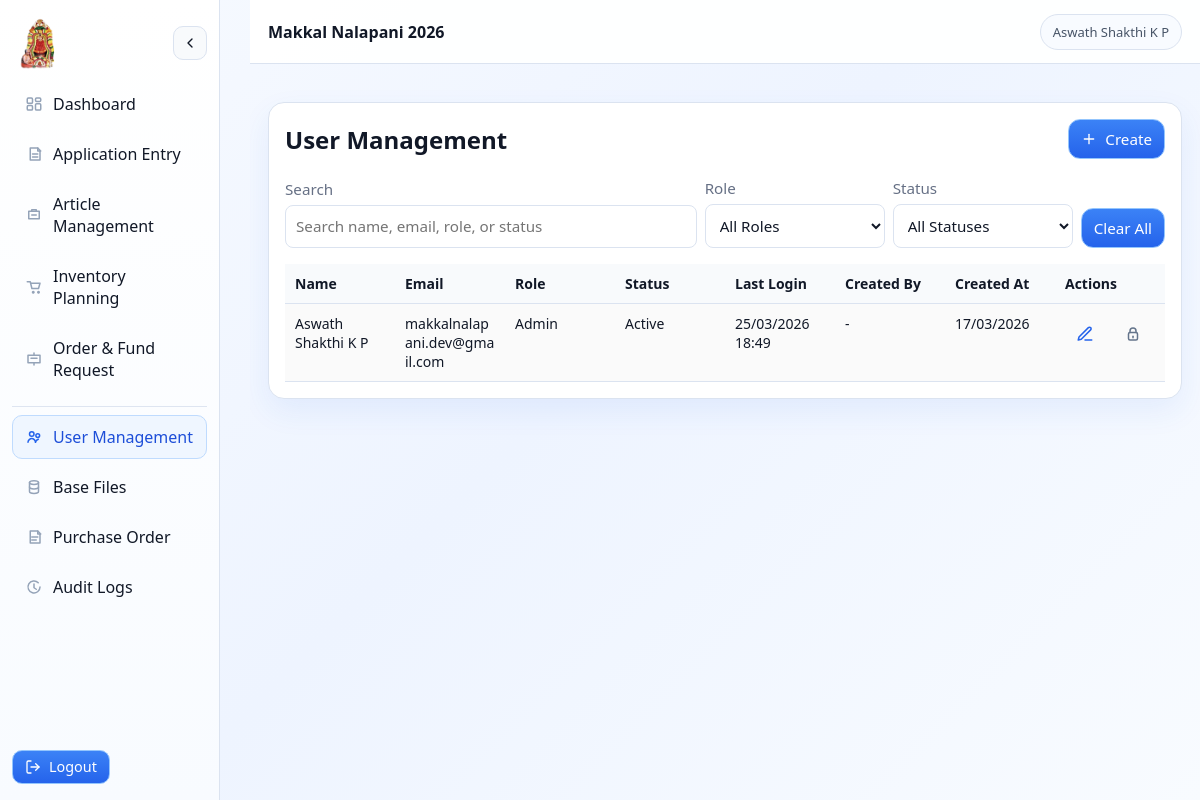
/ui/users/ (signed in), run on the app's committed database.
### core/models.py (models this page shows, shortened)
class AppUser(AbstractUser):
    id = models.UUIDField(primary_key=True, default=uuid4, editable=False)
    username = None
    email = models.EmailField(unique=True)
    role = models.CharField(max_length=12, choices=RoleChoices.choices, default=RoleChoices.VIEWER)
    status = models.CharField(max_length=9, choices=StatusChoices.choices, default=StatusChoices.ACTIVE)
    created_by = models.ForeignKey(
        "self",
        null=True,
        blank=True,
        on_delete=models.SET_NULL,
        related_name="created_app_users",
    )
    created_at = models.DateTimeField(default=timezone.now)
    updated_at = models.DateTimeField(auto_now=True)
    objects = AppUserManager()
    USERNAME_FIELD = "email"
    REQUIRED_FIELDS: list[str] = []
    class Meta:
        db_table = "app_users"
        verbose_name = "App User"
        verbose_name_plural = "App Users"
    @property
    def display_name(self) -> str:
        full = self.get_full_name().strip()
        return full or self.email
    def get_module_permission_map(self):
        cache_name = "_resolved_module_permission_map"
        if hasattr(self, cache_name):
            return getattr(self, cache_name)
        permission_map = build_role_module_permission_map(self.role)
        if hasattr(self, "_prefetched_objects_cache") and "module_permissions" in self._prefetched_objects_cache:
            permission_rows = list(self._prefetched_objects_cache["module_permissions"])
        else:
            permission_rows = list(self.module_permissions.all())
        for permission in permission_rows:
            module_key = permission.module_key
            permission_map[module_key] = {
                f"can_{action}": bool(getattr(permission, f"can_{action}", False))
                for action in ALL_MODULE_PERMISSION_ACTIONS
            }
        setattr(self, cache_name, permission_map)
        return permission_map
    def has_module_permission(self, module_key, action="view"):
        if not getattr(self, "is_authenticated", False):
            return False
        if self.is_superuser:
            return True
        if self.status != StatusChoices.ACTIVE:
            return False
        resolved_key = getattr(module_key, "value", module_key)
        permission_field = action if str(action).startswith("can_") else f"can_{action}"
        return bool(self.get_module_permission_map().get(str(resolved_key), {}).get(permission_field, False))

### core/web_views.py (the view)
# urls.py: path("users/", web_views.UserManagementListView.as_view(), name="user-list"),
class UserManagementListView(LoginRequiredMixin, AdminRequiredMixin, ListView):
    module_key = models.ModuleKeyChoices.USER_MANAGEMENT
    permission_action = "view"
    model = models.AppUser
    template_name = "dashboard/user_management.html"
    context_object_name = "users"
    def get_queryset(self):
        queryset = models.AppUser.objects.select_related("created_by").order_by("first_name", "email")
        if q := (self.request.GET.get("q") or "").strip():
            queryset = queryset.filter(
                Q(first_name__icontains=q)
                | Q(last_name__icontains=q)
                | Q(email__icontains=q)
                | Q(role__icontains=q)
                | Q(status__icontains=q)
            )
        if role := (self.request.GET.get("role") or "").strip():
            queryset = queryset.filter(role=role)
        if status := (self.request.GET.get("status") or "").strip():
            queryset = queryset.filter(status=status)
        return queryset
    def get_context_data(self, **kwargs):
        context = super().get_context_data(**kwargs)
        context["filters"] = {
            "q": (self.request.GET.get("q") or "").strip(),
            "role": (self.request.GET.get("role") or "").strip(),
            "status": (self.request.GET.get("status") or "").strip(),
        }
        context["role_choices"] = models.RoleChoices.choices
        context["status_choices"] = models.StatusChoices.choices
        return context

### templates/dashboard/user_management.html (shortened to what this page needs)
{% extends "base.html" %}
{% block content %}
  <section class="card">
    <div class="toolbar" style="justify-content: space-between;">
      <div><h2 style="margin: 0;">User Management</h2></div>
      <a class="btn" href="{% url 'ui:user-create' %}">Create</a>
    </div>
    <form method="get" id="user-filter-form" class="form-section-card" style="margin: 18px 0 16px;">
      <div class="toolbar" style="align-items:end;">
        <div style="flex:1.3; max-width:520px;">
          <label>Search</label>
          <input class="input" type="text" name="q" value="{{ filters.q }}" placeholder="Search name, email, role, or status">
        </div>
        <div style="width: 180px;">
          <label>Role</label>
          <select class="input" name="role">
            <option value="">All Roles</option>
          </select>
        </div>
        <div style="width: 180px;">
          <label>Status</label>
          <select class="input" name="status">
            <option value="">All Statuses</option>
          </select>
        </div>
        <a class="btn" href="{% url 'ui:user-list' %}">Clear All</a>
      </div>
    </form>
    <div class="table-responsive">
      <table>
        <thead>
          <tr>
            <th>Name</th>
            <th>Email</th>
            <th>Role</th>
            <th>Status</th>
            <th>Last Login</th>
            <th>Created By</th>
            <th>Created At</th>
            <th>Actions</th>
          </tr>
        </thead>
        <tbody>
          {% for user in users %}
            <tr>
              <td>{{ user.display_name }}</td>
              <td>{{ user.email }}</td>
              <td>{{ user.get_role_display }}</td>
              <td><span class="status-text status-{{ user.status }}">{{ user.get_status_display }}</span></td>
              <td>{% if user.last_login %}{{ user.last_login|date:"d/m/Y H:i" }}{% else %}-{% endif %}</td>
              <td>{% if user.created_by %}{{ user.created_by.display_name }}{% else %}-{% endif %}</td>
              <td>{{ user.created_at|date:"d/m/Y" }}</td>
              <td>
                <div class="actions-inline">
                  <a class="btn btn-edit icon-btn" href="{% url 'ui:user-edit' user.pk %}" title="Edit" aria-label="Edit">
                    <svg viewBox="0 0 24 24"><path d="M12 20h9"/><path d="M16.5 3.5a2.1 2.1 0 1 1 3 3L7 19l-4 1 1-4Z"/></svg>
                  </a>
                  <a class="btn btn-reopen icon-btn" href="{% url 'ui:user-reset-password' user.pk %}" title="Reset password" aria-label="Reset password">
                    <svg viewBox="0 0 24 24"><path d="M12 17v-2"/><path d="M8 10V8a4 4 0 1 1 8 0v2"/><rect x="6" y="10" width="12" height="10" rx="2"/></svg>
                  </a>
                </div>
              </td>
            </tr>
          {% empty %}
            <tr><td colspan="8">No users found.</td></tr>
          {% endfor %}
        </tbody>
      </table>
    </div>
  </section>
{% endblock %}

### templates/base.html (shortened to what this page needs)
<!doctype html>
<html lang="en">
<head>
  {% load static %}
  <link rel="stylesheet" href="{% static 'core/styles/mnp-theme.css' %}">
</head>
<body class="light {% if 'login' in request.path %}mnp-login{% endif %}">
  <div class="app-shell">
    <aside class="sidebar" id="app-sidebar">
      <div class="sidebar-header">
        <div class="sidebar-brand-row">
          <img class="sidebar-brand-logo" src="{% static 'core/images/login-logo.webp' %}" alt="Makkal Nala Pani logo">
          {% if request.user.is_authenticated %}
            <button class="sidebar-toggle" id="sidebar-close-toggle" type="button" aria-label="Close sidebar">
            </button>
          {% endif %}
        </div>
      </div>
      <nav class="menu">
        {% if request.user.is_authenticated %}
          {% with module_perms=request.user.get_module_permission_map %}
          <a href="{% url 'ui:dashboard' %}" class="menu-item {% if request.path == '/ui/' or '/ui/dashboard/' in request.path %}active{% endif %}">
            <span class="menu-icon"><svg viewBox="0 0 24 24"><rect x="3" y="4" width="7" height="7" rx="1.5"/><rect x="14" y="4" width="7" height="4.5" rx="1.5"/><rect x="14" y="11.5" width="7" height="8.5" rx="1.5"/><rect x="3" y="14" width="7" height="6" rx="1.5"/></svg></span><span class="menu-label">Dashboard</span>
          </a>
          {% if module_perms.application_entry.can_view %}
            <a href="{% url 'ui:master-entry' %}" class="menu-item {% if 'master-entry' in request.path %}active{% endif %}">
              <span class="menu-icon"><svg viewBox="0 0 24 24"><path d="M7 4h10l3 3v13H7z"/><path d="M17 4v4h4"/><path d="M10 12h7"/><path d="M10 16h7"/></svg></span><span class="menu-label">Application Entry</span>
            </a>
          {% endif %}
          {% if module_perms.article_management.can_view %}
            <a href="{% url 'ui:article-list' %}" class="menu-item {% if 'article' in request.path %}active{% endif %}">
              <span class="menu-icon"><svg viewBox="0 0 24 24"><path d="M5 7h14v10H5z"/><path d="M9 7V5h6v2"/><path d="M9 12h6"/></svg></span><span class="menu-label">Article Management</span>
            </a>
          {% endif %}
          {% if module_perms.inventory_planning.can_view %}
            <a href="{% url 'ui:order-management' %}" class="menu-item {% if 'order-management' in request.path %}active{% endif %}">
              <span class="menu-icon"><svg viewBox="0 0 24 24"><path d="M3 5h4l2.2 9h8.8l2-7H8.5"/><path d="M10 19a1 1 0 1 1 0 .01"/><path d="M17 19a1 1 0 1 1 0 .01"/></svg></span><span class="menu-label">Inventory Planning</span>
            </a>
          {% endif %}
          {% if module_perms.order_fund_request.can_view %}
            <div class="menu-group {% if 'fund-request' in request.path %}open{% endif %}">
              <div class="menu-group-head">
                <button class="menu-item menu-group-trigger {% if 'fund-request' in request.path and not request.GET.status %}active{% endif %}" type="button" aria-label="Toggle Order & Fund Request submenu" aria-expanded="{% if 'fund-request' in request.path %}true{% else %}false{% endif %}">
                  <span class="menu-icon"><svg viewBox="0 0 24 24"><path d="M4 7h16v10H4z"/><path d="M8 11h8"/><path d="M12 7V4"/><path d="M12 20v-3"/></svg></span><span class="menu-label">Order & Fund Request</span>
                </button>
              </div>
            </div>
          {% endif %}
          {% if module_perms.user_management.can_view or module_perms.base_files.can_view or module_perms.purchase_order.can_view or module_perms.audit_logs.can_view %}
            <div class="menu-divider"></div>
            {% if module_perms.user_management.can_view %}
              <a href="{% url 'ui:user-list' %}" class="menu-item {% if '/ui/users/' in request.path %}active{% endif %}">
                <span class="menu-icon"><svg viewBox="0 0 24 24"><circle cx="9" cy="8" r="3"/><circle cx="17" cy="10" r="2.5"/><path d="M4 19c0-2.8 2.8-5 5-5s5 2.2 5 5"/><path d="M14 19c.3-1.9 1.8-3.4 3.8-4"/></svg></span><span class="menu-label">User Management</span>
              </a>
            {% endif %}
            {% if module_perms.base_files.can_view %}
              <a href="{% url 'ui:master-data-districts' %}" class="menu-item {% if 'master-data' in request.path %}active{% endif %}">
                <span class="menu-icon"><svg viewBox="0 0 24 24"><ellipse cx="12" cy="6" rx="6" ry="2.5"/><path d="M6 6v6c0 1.4 2.7 2.5 6 2.5s6-1.1 6-2.5V6"/><path d="M6 12v6c0 1.4 2.7 2.5 6 2.5s6-1.1 6-2.5v-6"/></svg></span><span class="menu-label">Base Files</span>
              </a>
            {% endif %}
            {% if module_perms.purchase_order.can_view %}
              <a href="{% url 'ui:purchase-order-list' %}" class="menu-item {% if '/ui/purchase-orders/' in request.path %}active{% endif %}">
                <span class="menu-icon"><svg viewBox="0 0 24 24"><path d="M7 4h10l3 3v13H7z"/><path d="M17 4v4h4"/><path d="M9 12h8"/><path d="M9 16h6"/></svg></span><span class="menu-label">Purchase Order</span>
              </a>
            {% endif %}
            {% if module_perms.audit_logs.can_view %}
              <a href="{% url 'ui:application-audit-logs' %}" class="menu-item {% if 'applications/audit-logs' in request.path %}active{% endif %}">
                <span class="menu-icon"><svg viewBox="0 0 24 24"><path d="M12 8v5l3 2"/><path d="M20 12a8 8 0 1 1-2.34-5.66"/></svg></span><span class="menu-label">Audit Logs</span>
              </a>
            {% endif %}
          {% endif %}
          {% endwith %}
        {% else %}
          <a href="{% url 'ui-login' %}" class="menu-item">Login</a>
        {% endif %}
      </nav>
      <div class="sidebar-footer">
        {% if request.user.is_authenticated %}
          <a class="btn btn-subtle" href="{% url 'ui-logout' %}"><span class="menu-label">Logout</span></a>
        {% else %}
          <a class="btn btn-subtle" href="{% url 'ui-login' %}"><span class="menu-label">Sign in</span></a>
        {% endif %}
      </div>
    </aside>
    <div class="app-main">
      <header class="topbar">
        <div class="topbar-left">
          <div class="topbar-title">Makkal Nalapani {% now "Y" %}</div>
        </div>
        <div class="topbar-actions">
          <div class="user-pill">
            {% if request.user.is_authenticated %}
              {{ request.user.get_full_name|default:request.user.email }}
            {% else %}
              Not signed in
            {% endif %}
          </div>
        </div>
      </header>
      <main class="app-content">
        <div class="wrap">
          {% block content %}{% endblock %}
        </div>
      </main>
    </div>
  </div>
</body>
</html>

### data on the page
AppUser: user.get_full_name "Aswath Shakthi K P", display_name "Aswath Shakthi K P", email "makkalnalapani.dev@gmail.com", role "Admin", status "Active", last_login "25/03/2026 18:49", created_at "17/03/2026"
